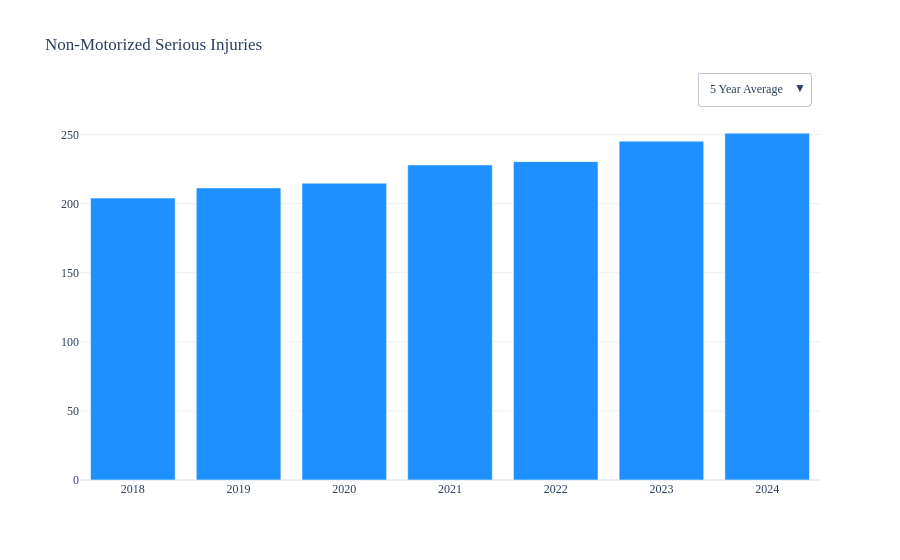

Write notebook code for a chart like this one.
### Code cell
import plot as pt
indicator = 'Safety_2'
plot_name = 'toggle_nonmotorized_injuries'


df_mpo   = pd.read_excel(PATH_PLOTS/'Data'/f"{indicator} MPO TIMS.xlsx"      , sheet_name = 'MPO'      )
df_state = pd.read_excel(PATH_PLOTS/'Data'/f"{indicator} Statewide TIMS.xlsx", sheet_name = 'Statewide')


df_plot = df_mpo.copy()

df_plot = df_plot.dropna()

display(df_plot.head())

# Create figure with both traces
fig = go.Figure()

# Add yearly trace
fig.add_trace(go.Bar(
    x=df_plot['Year'],
    y=df_plot['Non motorized serious in_5 Year Rolling Average'],
    marker_color='#1E90FF',
    name='5 Year Average',
    visible=True,
    hovertemplate='%{y}<extra></extra>'
))

# Add monthly trace
fig.add_trace(go.Bar(
    x=df_plot['Year'],
    y=df_plot['Non motorized serious in'],
    marker_color='#1E90FF',
    name='Annual',
    visible=False,
    hovertemplate='%{y}<extra></extra>'
))

# Create buttons for toggling
buttons = [
    dict(
        label='5 Year Average',
        method='update',
        args=[
            {'visible': [True, False]},
            {'xaxis': {'tickangle': 0}}
        ]
    ),
    dict(
        label='Annual',
        method='update',
        args=[
            {'visible': [False, True]},
            {'xaxis': {'tickangle': 0}}
        ]
    )
]

# Add dropdown menu to layout
fig.update_layout(
    updatemenus=[
        dict(
            buttons=buttons,
            direction="down",
            pad={"r": 10, "t": 10},
            showactive=True,
            x=1,
            xanchor="right",
            y=1.1,
            yanchor="top"
        )
    ]
)

#fig = px.bar(df_plot, y='Non motorized serious in_5 Year Rolling Average', x='Year')
fig.update_traces(marker_color='#1E90FF')

# title = '<b>Non-Motorized Serious Injuries, 5 Year Rolling Average</b> <br> <sup>Sacramento Region</sup>'
title = 'Non-Motorized Serious Injuries'
fig.update_yaxes(tick0=0, dtick=50, range = [0, 275])
fig.update_traces(hovertemplate='%{y}')


pt.plot_agol(fig, export, title, indicator, plot_name)

### Figure 1 — Plotly figure (JSON) as saved in the notebook; plotly's stock layout.template omitted (floating-point values rounded to 4 significant figures)
{"data": [{"hovertemplate": "%{y}", "marker": {"color": "#1E90FF"}, "name": "5 Year Average", "type": "bar", "visible": true, "x": [2018, 2019, 2020, 2021, 2022, 2023, 2024], "y": [204, 211.4, 214.8, 228, 230.4, 245.2, 251]}, {"hovertemplate": "%{y}", "marker": {"color": "#1E90FF"}, "name": "Annual", "type": "bar", "visible": false, "x": [2018, 2019, 2020, 2021, 2022, 2023, 2024], "y": [222, 231, 210, 255, 234, 296, 260]}], "layout": {"font": {"family": "Microsoft YaHei"}, "legend": {"title": {}}, "title": {"text": "Non-Motorized Serious Injuries"}, "updatemenus": [{"buttons": [{"args": [{"visible": [true, false]}, {"xaxis": {"tickangle": 0}}], "label": "5 Year Average", "method": "update"}, {"args": [{"visible": [false, true]}, {"xaxis": {"tickangle": 0}}], "label": "Annual", "method": "update"}], "direction": "down", "pad": {"r": 10, "t": 10}, "showactive": true, "x": 1, "xanchor": "right", "y": 1.1, "yanchor": "top"}], "xaxis": {"tickfont": {"size": 12}, "title": {}}, "yaxis": {"dtick": 50, "range": [0, 275], "tick0": 0, "tickfont": {"size": 12}, "title": {}}}}
